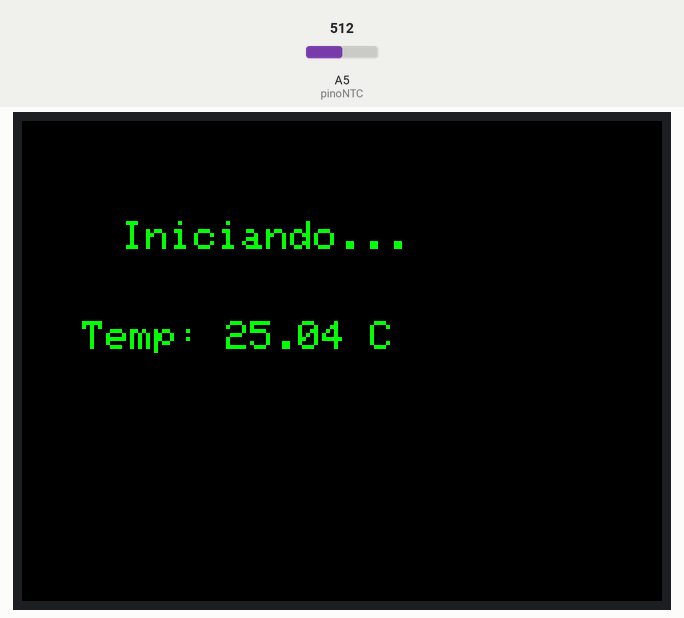
Simulated run of this sketch. Board: Arduino Uno, built with avr-gcc and run on an emulated ATmega328P. On the bench: 320×240 colour display. The inputs (shaded band) are chosen by the test bench; at power-on: A5 (pinoNTC) = 512. What the sketch prints to the serial monitor is not drawn.

Above: at 2.4 s.
2.5 s: A5 (pinoNTC) set to 716
At 3.7 s:
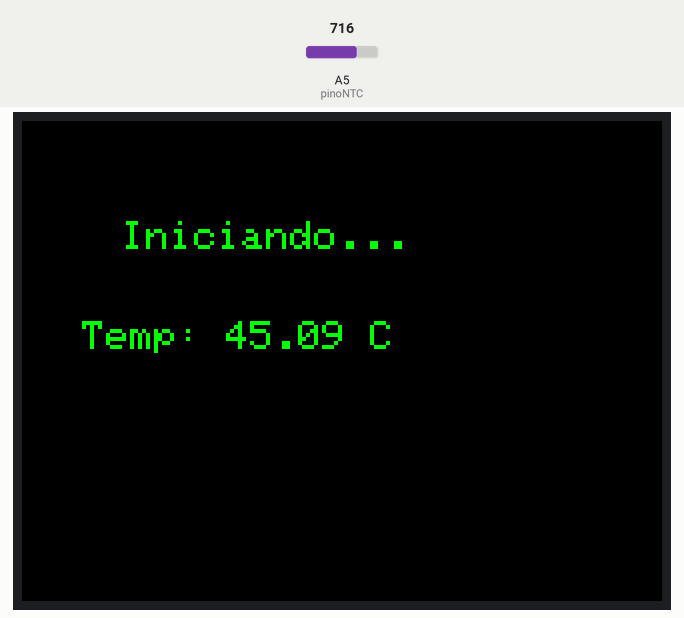
4.7 s: A5 (pinoNTC) set to 900
At 6.0 s:
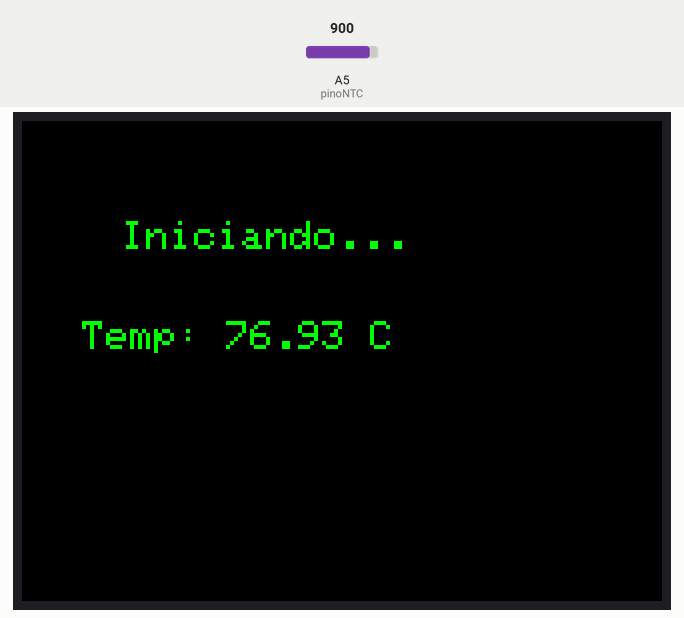
6.7 s: A5 (pinoNTC) set to 1023
At 8.4 s:
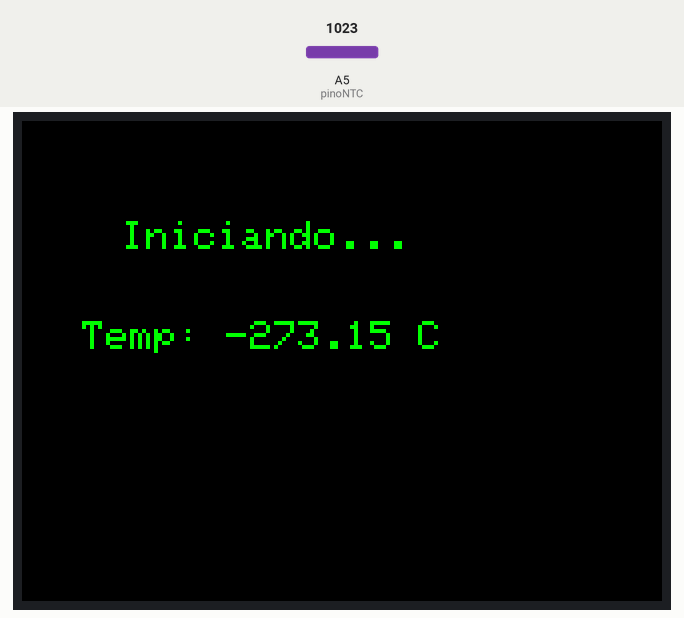
Timing chart, 0 to 9.9 s (numbered marks = the images above; inputs shaded):
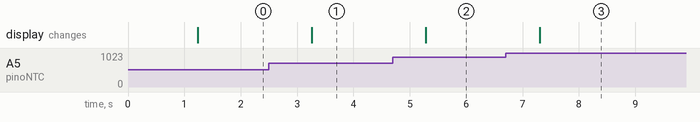

Measured:
- after the input at 2.5 s, the display: changes after 0.76 s (image 1)
- after the input at 4.7 s, the display: changes after 0.58 s (image 2)
- after the input at 6.7 s, the display: changes after 0.61 s (image 3)

The sketch:

cod_ard.ino
```cpp
#include <SPI.h>
#include <Adafruit_GFX.h>
#include <Adafruit_ST7789.h>
#include <math.h>

// Definições dos pinos do Arduino conectados ao display
#define TFT_CS    10  // Chip Select (CS)
#define TFT_DC    9   // Data/Command (DC)
#define TFT_RST   8   // Reset (RST)

Adafruit_ST7789 tft = Adafruit_ST7789(TFT_CS, TFT_DC, TFT_RST);

// Pino analógico onde o termistor está conectado
const int pinoNTC = A5;

const float R_SERIE = 10000.0; // Resistência do resistor em SÉRIE com 10kΩ.
const float BETA = 4000.0;
const float T0 = 298.15;
const float R0 = 10000.0;

void setup() {
  Serial.begin(9600);

  tft.init(240, 320);         // Display com sua resolução
  tft.setRotation(1);
  tft.fillScreen(ST77XX_BLACK); // Toda a tela com a cor preta
  tft.setTextColor(ST77XX_GREEN); // Cor do texto para verde
  tft.setTextSize(2);

  tft.setCursor(50, 50);     // Define a posição do cursor (coluna, linha)
  tft.print("Iniciando...");
  delay(1000);
}


void loop() {
  int leitura = analogRead(pinoNTC);

  //Converte a leitura analógica para uma tensão (em Volts)
  float tensao = leitura * 5.0 / 1023.0;

  // Cálculo da Resistência do Termistor (Rntc)
  float Rntc = (5.0 * R_SERIE / tensao) - R_SERIE;

  float tempK = 1.0 / (1.0 / T0 + (1.0 / BETA) * log(Rntc / R0));

  // Converte a temperatura de Kelvin para Celsius
  float tempC = tempK - 273.15;

  // Envio da Temperatura para o Computador (Interface Python) via Porta Serial
  Serial.print("TEMP:");
  Serial.println(tempC, 2);

  // Exibir Temperatura no Display
  tft.fillRect(30, 100, 200, 40, ST77XX_BLACK);
  tft.setCursor(30, 100);    // Define a posição onde o texto começará a ser exibido
  tft.print("Temp: ");
  tft.print(tempC, 2);
  tft.println(" C");

  delay(1000);
}
```
